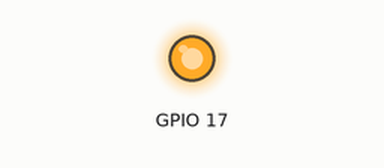
Simulated run of this program. Board: Raspberry Pi (BCM pin numbers). Parts: output pins drawn as LEDs (lit = HIGH). What the program prints to the terminal is not drawn.

Above: at 0.1 s.
Timing chart, 0 to 1.6 s (numbered marks = the images above):
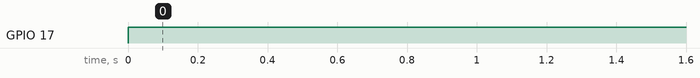

Measured:
- by itself, GPIO 17: LOW → HIGH at 0.00 s

The program:

GPIO_TEST.py
```python
import RPi.GPIO as GPIO
from time import sleep

def setup():
    GPIO.setmode(GPIO.BCM)
    GPIO.setup(17, GPIO.OUT)

def loop():
    while True:
        GPIO.output(17, True)

def destroy():
    GPIO.cleanup()
    print('Program Stopped')

if __name__ == '__main__':     #Program start from here
    print ('Program is starting...')
    setup()
    try:
        loop()
    except KeyboardInterrupt:  # When 'Ctrl+C' is pressed, the child program destroy() will be  executed.
        destroy()
```
